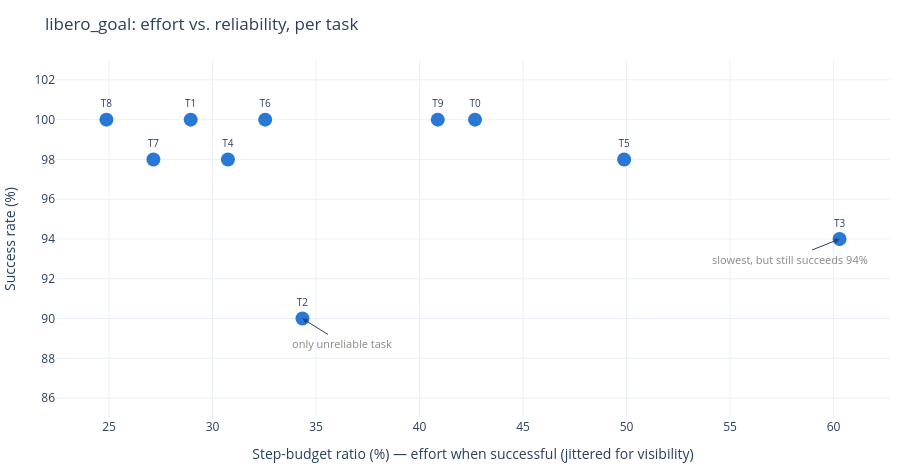

Notebook code for this chart:
### Markdown cell above
## 4. Effort vs. reliability (quadrant view)

Success rate alone hides *how hard* a task was even when it worked. The step-budget ratio (`n_steps / max_steps`, successes only) captures that. Plotting both together separates two different flavors of difficulty: a task that's **slow but reliable** vs. one that's **fast but unreliable**.

### Code cell
succ = results[results["success"] == 1].copy()
step_ratio = (
    succ.assign(ratio=succ["n_steps"] / succ["max_steps"])
    .groupby("task_id")["ratio"].mean()
    .rename("step_budget_ratio")
)
nlp = nlp.merge(step_ratio, on="task_id", how="left")
nlp["step_budget_pct"] = nlp["step_budget_ratio"] * 100

# A couple of tasks land almost exactly on top of each other (e.g. T0 and T9 differ by
# only ~0.1 on the x-axis), which would make their markers/labels overlap. This nudges
# any points closer than min_gap apart while preserving their relative order; hover and
# the companion table both still show the true, un-nudged value.
def declutter_1d(values, min_gap):
    order = sorted(range(len(values)), key=lambda i: values[i])
    adjusted = list(values)
    for k in range(1, len(order)):
        i, prev = order[k], order[k - 1]
        if adjusted[i] - adjusted[prev] < min_gap:
            adjusted[i] = adjusted[prev] + min_gap
    return adjusted

nlp = nlp.sort_values("task_id").reset_index(drop=True)
nlp["step_budget_x"] = declutter_1d(nlp["step_budget_pct"].tolist(), min_gap=1.8)

fig = go.Figure()
fig.add_trace(go.Scatter(
    x=nlp["step_budget_x"], y=nlp["success_pct"], mode="markers+text",
    text=nlp["task_short"], textposition="top center", textfont=dict(size=10),
    customdata=nlp[["instruction", "step_budget_pct"]],
    hovertemplate="%{text}: %{customdata[0]}<br>Step-budget=%{customdata[1]:.0f}%, Success=%{y:.0f}%<extra></extra>",
    marker=dict(size=14, color="#2a78d6"),
))
fig.update_layout(
    title="libero_goal: effort vs. reliability, per task",
    xaxis_title="Step-budget ratio (%) — effort when successful (jittered for visibility)",
    yaxis_title="Success rate (%)",
    template="plotly_white", height=470, width=900, yaxis_range=[85, 103],
    margin=dict(l=10, r=10, t=60, b=40),
)
# Callouts point directly at the two specific tasks these labels describe, rather than
# sitting as generic zone captions, most of the "fast" (left-side) tasks are perfectly
# reliable, only T2 combines fast with a real drop in success rate.
t2_row = nlp[nlp["task_short"] == "T2"].iloc[0]
t3_row = nlp[nlp["task_short"] == "T3"].iloc[0]
fig.add_annotation(text="only unreliable task", x=t2_row["step_budget_x"], y=t2_row["success_pct"],
                    showarrow=True, arrowhead=2, ax=40, ay=25, font=dict(color="#898781", size=11))
fig.add_annotation(text="slowest, but still succeeds 94%", x=t3_row["step_budget_x"], y=t3_row["success_pct"],
                    showarrow=True, arrowhead=2, ax=-50, ay=20, font=dict(color="#898781", size=11))
fig.show()

### Figure 1 — Plotly figure (JSON) as saved in the notebook; plotly's stock layout.template omitted (floating-point values rounded to 4 significant figures)
{"data": [{"customdata": [["Open the middle layer of the drawer", 40.99], ["Put the bowl on the stove", 27.99], ["Put the wine bottle on the top of the drawer", 29.34], ["Open the top layer of the drawer and put the bowl inside", 60.29], ["Put the bowl on the top of the drawer", 28.57], ["Push the plate to the front of the stove", 49.88], ["Put the cream cheese on the bowl", 28.97], ["Turn on the stove", 27.14], ["Put the bowl on the plate", 24.87], ["Put the wine bottle on the rack", 40.88]], "hovertemplate": "%{text}: %{customdata[0]}<br>Step-budget=%{customdata[1]:.0f}%, Success=%{y:.0f}%<extra></extra>", "marker": {"color": "#2a78d6", "size": 14}, "mode": "markers+text", "text": ["T0", "T1", "T2", "T3", "T4", "T5", "T6", "T7", "T8", "T9"], "textfont": {"size": 10}, "textposition": "top center", "type": "scatter", "x": [42.68, 28.94, 34.34, 60.29, 30.74, 49.88, 32.54, 27.14, 24.87, 40.88], "y": [100.0, 100.0, 90.0, 94.0, 98.0, 98.0, 100.0, 98.0, 100.0, 100.0]}], "layout": {"annotations": [{"arrowhead": 2, "ax": 40, "ay": 25, "font": {"color": "#898781", "size": 11}, "showarrow": true, "text": "only unreliable task", "x": 34.34, "y": 90}, {"arrowhead": 2, "ax": -50, "ay": 20, "font": {"color": "#898781", "size": 11}, "showarrow": true, "text": "slowest, but still succeeds 94%", "x": 60.29, "y": 94}], "height": 470, "margin": {"b": 40, "l": 10, "r": 10, "t": 60}, "title": {"text": "libero_goal: effort vs. reliability, per task"}, "width": 900, "xaxis": {"title": {"text": "Step-budget ratio (%) — effort when successful (jittered for visibility)"}}, "yaxis": {"range": [85, 103], "title": {"text": "Success rate (%)"}}}}
